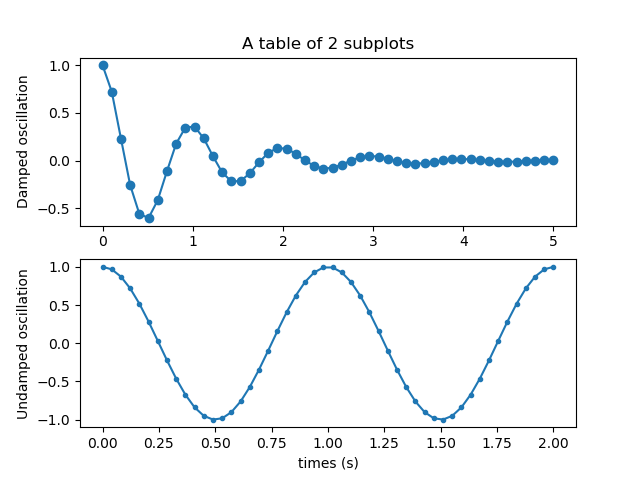

The Python source for this figure:
import numpy as np 
import matplotlib.pyplot as plt 

# data 
x1 = np.linspace(0.0, 5.0)
x2 = np.linspace(0.0, 2.0)
y1 = np.cos(2 * np.pi * x1) * np.exp(-x1)
y2 = np.cos(2 * np.pi * x2)

# specification of subplot 1
plt.subplot(2, 1, 1)
plt.plot(x1, y1, 'o-')
plt.title('A table of 2 subplots')
plt.ylabel('Damped oscillation')

# specification of subplot 2
plt.subplot(2, 1, 2)
plt.plot(x2, y2, '.-')
plt.xlabel('times (s)')
plt.ylabel('Undamped oscillation')

# show the plot
plt.savefig("subplots.png")
plt.show()